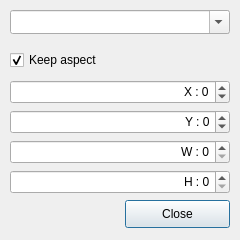
<?xml version="1.0" encoding="UTF-8"?>
<ui version="4.0">
 <class>nVideoRatio</class>
 <widget class="QWidget" name="nVideoRatio">
  <property name="geometry">
   <rect>
    <x>0</x>
    <y>0</y>
    <width>240</width>
    <height>240</height>
   </rect>
  </property>
  <property name="windowTitle">
   <string>Video ratio controller</string>
  </property>
  <property name="toolTip">
   <string>Video ratio controller</string>
  </property>
  <property name="statusTip">
   <string>Video ratio controller</string>
  </property>
  <widget class="QComboBox" name="R">
   <property name="geometry">
    <rect>
     <x>10</x>
     <y>10</y>
     <width>220</width>
     <height>24</height>
    </rect>
   </property>
   <property name="toolTip">
    <string>Ratio</string>
   </property>
   <property name="statusTip">
    <string>Ratio</string>
   </property>
   <property name="whatsThis">
    <string>Ratio</string>
   </property>
   <property name="editable">
    <bool>true</bool>
   </property>
   <property name="maxVisibleItems">
    <number>20</number>
   </property>
   <property name="insertPolicy">
    <enum>QComboBox::NoInsert</enum>
   </property>
  </widget>
  <widget class="QSpinBox" name="X">
   <property name="geometry">
    <rect>
     <x>10</x>
     <y>80</y>
     <width>220</width>
     <height>24</height>
    </rect>
   </property>
   <property name="toolTip">
    <string>Start X position</string>
   </property>
   <property name="statusTip">
    <string>Start X position</string>
   </property>
   <property name="whatsThis">
    <string>Start X position</string>
   </property>
   <property name="alignment">
    <set>Qt::AlignRight|Qt::AlignTrailing|Qt::AlignVCenter</set>
   </property>
   <property name="prefix">
    <string>X : </string>
   </property>
   <property name="minimum">
    <number>-999999</number>
   </property>
   <property name="maximum">
    <number>999999</number>
   </property>
  </widget>
  <widget class="QSpinBox" name="Y">
   <property name="geometry">
    <rect>
     <x>10</x>
     <y>110</y>
     <width>220</width>
     <height>24</height>
    </rect>
   </property>
   <property name="toolTip">
    <string>Start Y position</string>
   </property>
   <property name="statusTip">
    <string>Start Y position</string>
   </property>
   <property name="whatsThis">
    <string>Start Y position</string>
   </property>
   <property name="alignment">
    <set>Qt::AlignRight|Qt::AlignTrailing|Qt::AlignVCenter</set>
   </property>
   <property name="prefix">
    <string>Y : </string>
   </property>
   <property name="minimum">
    <number>-999999</number>
   </property>
   <property name="maximum">
    <number>999999</number>
   </property>
  </widget>
  <widget class="QSpinBox" name="W">
   <property name="geometry">
    <rect>
     <x>10</x>
     <y>140</y>
     <width>220</width>
     <height>24</height>
    </rect>
   </property>
   <property name="toolTip">
    <string>Display width</string>
   </property>
   <property name="statusTip">
    <string>Display width</string>
   </property>
   <property name="whatsThis">
    <string>Display width</string>
   </property>
   <property name="alignment">
    <set>Qt::AlignRight|Qt::AlignTrailing|Qt::AlignVCenter</set>
   </property>
   <property name="prefix">
    <string>W : </string>
   </property>
   <property name="maximum">
    <number>999999</number>
   </property>
  </widget>
  <widget class="QSpinBox" name="H">
   <property name="geometry">
    <rect>
     <x>10</x>
     <y>170</y>
     <width>220</width>
     <height>24</height>
    </rect>
   </property>
   <property name="toolTip">
    <string>Display height</string>
   </property>
   <property name="statusTip">
    <string>Display height</string>
   </property>
   <property name="whatsThis">
    <string>Display height</string>
   </property>
   <property name="alignment">
    <set>Qt::AlignRight|Qt::AlignTrailing|Qt::AlignVCenter</set>
   </property>
   <property name="prefix">
    <string>H : </string>
   </property>
   <property name="maximum">
    <number>999999</number>
   </property>
  </widget>
  <widget class="QPushButton" name="Close">
   <property name="geometry">
    <rect>
     <x>125</x>
     <y>200</y>
     <width>105</width>
     <height>28</height>
    </rect>
   </property>
   <property name="text">
    <string>Close</string>
   </property>
   <property name="default">
    <bool>true</bool>
   </property>
  </widget>
  <widget class="QCheckBox" name="Aspect">
   <property name="geometry">
    <rect>
     <x>10</x>
     <y>48</y>
     <width>220</width>
     <height>24</height>
    </rect>
   </property>
   <property name="text">
    <string>Keep aspect</string>
   </property>
   <property name="checked">
    <bool>true</bool>
   </property>
  </widget>
 </widget>
 <resources/>
 <connections>
  <connection>
   <sender>Close</sender>
   <signal>clicked()</signal>
   <receiver>nVideoRatio</receiver>
   <slot>Close()</slot>
   <hints>
    <hint type="sourcelabel">
     <x>177</x>
     <y>175</y>
    </hint>
    <hint type="destinationlabel">
     <x>119</x>
     <y>99</y>
    </hint>
   </hints>
  </connection>
  <connection>
   <sender>X</sender>
   <signal>valueChanged(int)</signal>
   <receiver>nVideoRatio</receiver>
   <slot>Changed(int)</slot>
   <hints>
    <hint type="sourcelabel">
     <x>119</x>
     <y>51</y>
    </hint>
    <hint type="destinationlabel">
     <x>119</x>
     <y>99</y>
    </hint>
   </hints>
  </connection>
  <connection>
   <sender>Y</sender>
   <signal>valueChanged(int)</signal>
   <receiver>nVideoRatio</receiver>
   <slot>Changed(int)</slot>
   <hints>
    <hint type="sourcelabel">
     <x>119</x>
     <y>81</y>
    </hint>
    <hint type="destinationlabel">
     <x>119</x>
     <y>99</y>
    </hint>
   </hints>
  </connection>
  <connection>
   <sender>W</sender>
   <signal>valueChanged(int)</signal>
   <receiver>nVideoRatio</receiver>
   <slot>Width(int)</slot>
   <hints>
    <hint type="sourcelabel">
     <x>119</x>
     <y>111</y>
    </hint>
    <hint type="destinationlabel">
     <x>119</x>
     <y>99</y>
    </hint>
   </hints>
  </connection>
  <connection>
   <sender>H</sender>
   <signal>valueChanged(int)</signal>
   <receiver>nVideoRatio</receiver>
   <slot>Height(int)</slot>
   <hints>
    <hint type="sourcelabel">
     <x>119</x>
     <y>141</y>
    </hint>
    <hint type="destinationlabel">
     <x>119</x>
     <y>99</y>
    </hint>
   </hints>
  </connection>
  <connection>
   <sender>R</sender>
   <signal>activated(int)</signal>
   <receiver>nVideoRatio</receiver>
   <slot>Ratio(int)</slot>
   <hints>
    <hint type="sourcelabel">
     <x>119</x>
     <y>21</y>
    </hint>
    <hint type="destinationlabel">
     <x>119</x>
     <y>99</y>
    </hint>
   </hints>
  </connection>
 </connections>
</ui>
